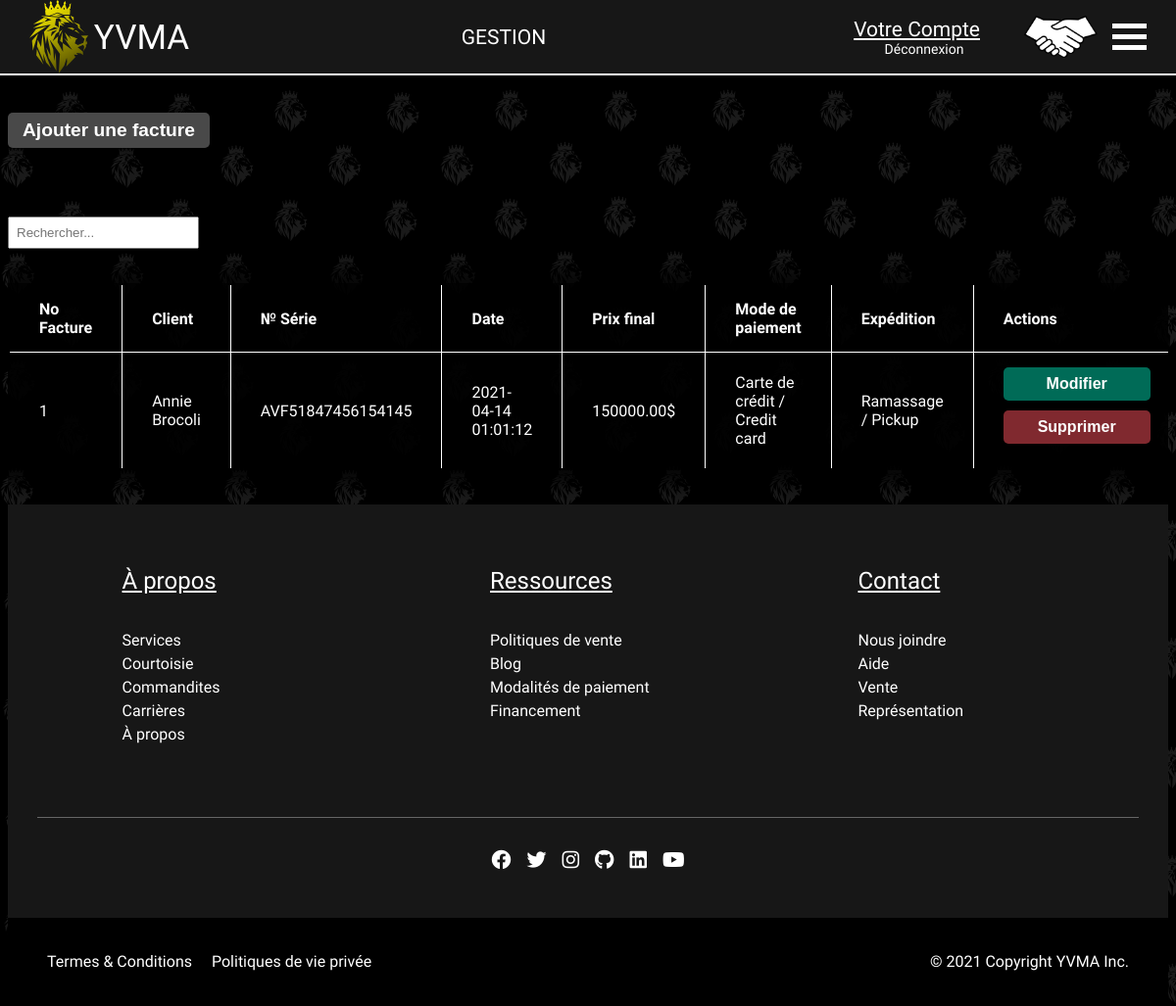
The app's page /VEHICULES_DOCCASION_INC/index.php?Commande&action=listeFactures (signed in), older data.
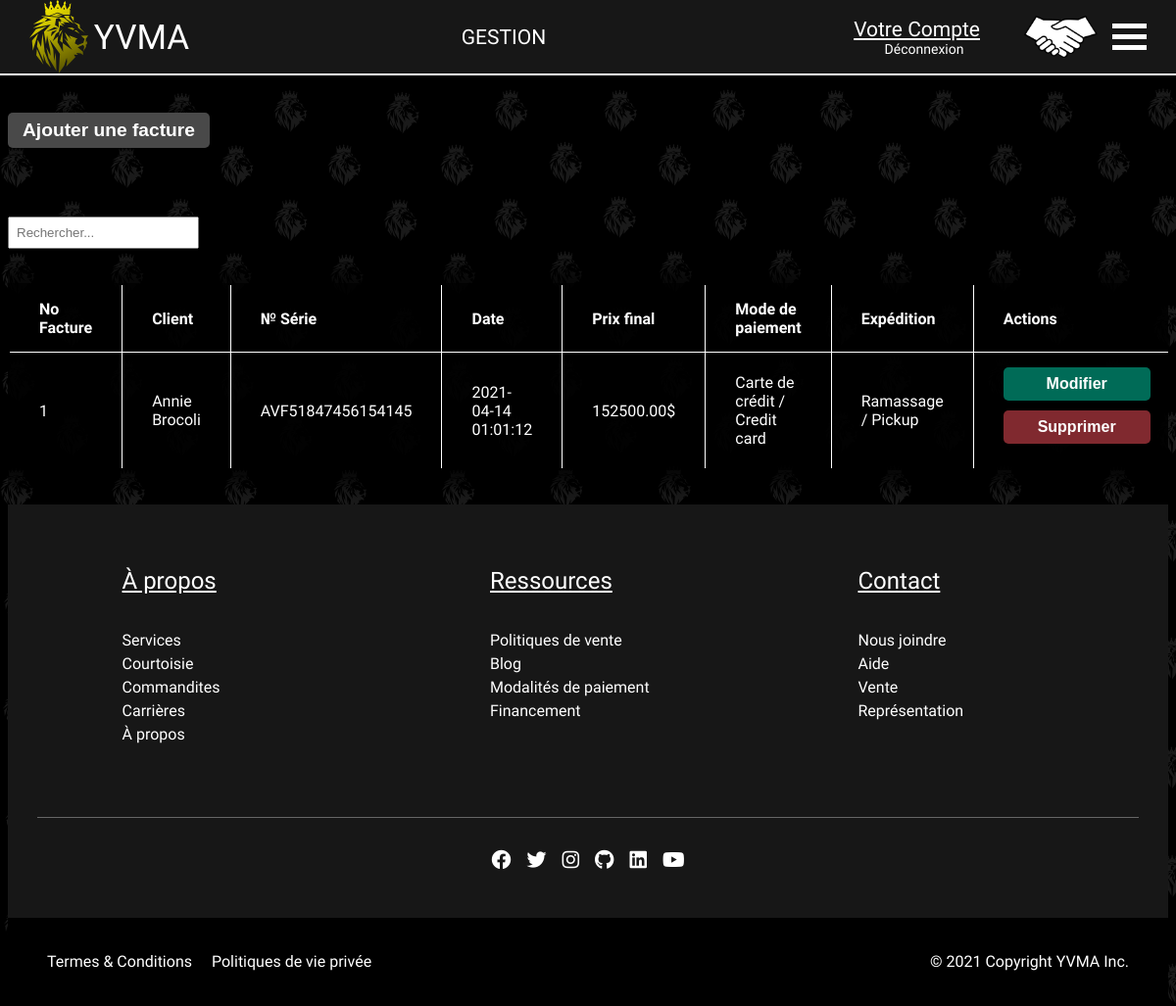
The same page, newer data.
### tables this page shows
CREATE TABLE facture (
	noFacture SMALLINT UNSIGNED,
	dateFacture DATETIME NOT NULL,
	prixFinal DECIMAL(10,2) NOT NULL,
	visibilite BOOLEAN NOT NULL,
	PRIMARY KEY (noFacture),
	FOREIGN KEY (noFacture) REFERENCES commande(noCommande)
);

CREATE TABLE utilisateur (
	idUtilisateur SMALLINT UNSIGNED AUTO_INCREMENT,
	prenom VARCHAR(50) NOT NULL,
	nom VARCHAR(50) NOT NULL,
	dateNaissance DATE NOT NULL,
	adresse VARCHAR(60) NOT NULL,
	codePostal CHAR(7) NOT NULL,
	telephone CHAR(12) NOT NULL,
	cellulaire CHAR(12),
	courriel VARCHAR(60) NOT NULL,
	pseudonyme VARCHAR(20) UNIQUE NOT NULL,
	motDePasse VARCHAR(250) NOT NULL,
	codeOubliMDP VARCHAR(250),
	dateExpirationCode DATE,
	villeId SMALLINT UNSIGNED NOT NULL,
	privilegeId SMALLINT UNSIGNED NOT NULL,
	visibilite BOOLEAN NOT NULL,
	PRIMARY KEY(idUtilisateur),
	FOREIGN KEY(villeId) REFERENCES ville(idVille),
	FOREIGN KEY(privilegeId) REFERENCES privilege(idPrivilege)
);

### VEHICULES_DOCCASION_INC/index.php (called while the page is built, shortened)
<?php
    function mon_autoloader($classe) {
        $repertoires = array(RACINE . "controleurs/",
						RACINE . "modeles/",
						RACINE . "vues/");
        foreach ($repertoires as $rep) {
            if (file_exists($rep . $classe . ".php")) {
                return;
            }
        }
    }
	Routeur::route();
?>

### VEHICULES_DOCCASION_INC/modeles/TemplateDAO.php (called while the page is built, shortened)
<?php
	abstract class TemplateDAO {
		public function __construct() {
			$this->connexion = new PDO("mysql:host=localhost;dbname=concessionnaire", "root", "");
		}
	}
?>

### VEHICULES_DOCCASION_INC/modeles/Modele_Commande.php (called while the page is built, shortened)
<?php
	class Modele_Commande extends TemplateDAO {
		public function obtenirFactures() {
			$requete = "SELECT noFacture, dateFacture, prixFinal, modePaiementNo, nomModeFR, nomModeEN,
				expeditionId, nomExpeditionFR, nomExpeditionEN, usagerId, prenom, nom, courriel, adresse,
				codePostal, telephone, pseudonyme, GROUP_CONCAT(' ', voitureId) AS voitureId FROM facture
				JOIN commande ON noFacture = noCommande JOIN commandeVoiture ON noCommande = commandeNo
				JOIN modePaiement ON modePaiementNo = idModePaiement JOIN expedition
				ON expeditionId = idExpedition JOIN utilisateur ON usagerId = idUtilisateur
				WHERE facture.visibilite = 1 AND statutId = 3 GROUP BY commandeNo";
			$resultats = $this -> connexion -> query($requete);
			$resultats -> execute();
			return $resultats -> fetchAll(PDO::FETCH_ASSOC);
		}
	}
?>

### VEHICULES_DOCCASION_INC/vues/ListeFacturesAdmin.php (the view, shortened to what this page needs)
<section class="yu-section">
    <div class="yu-table-facture yu-btn-ajouter-container">
        <button class="yu-btn-ajouter">Ajouter une facture</button>
    </div>
    <div class="yu-table-responsive">
        <table class="yu-table yu-table-facture" data-component="Pagination">
            <thead>
                <tr>
                    <th>No Facture</th>
                    <th>Client</th>
                    <th>№ Série</th>
                    <th>Date</th>
                    <th>Prix final</th>
                    <th>Mode de paiement</th>
                    <th>Expédition</th>
                    <th>Actions</th>
                </tr>
            </thead>
            <tbody>
<?php foreach ($data['factures'] as $facture) { ?>
                <tr>
                    <td data-js-noFacture><?= $facture["noFacture"] ?></td>
                    <td><?= $facture["prenom"] ?> <?= $facture["nom"] ?></td>
                    <td><?= $facture["voitureId"] ?></td>
                    <td><?= $facture["dateFacture"] ?></td>
                    <td><?= $facture["prixFinal"] ?>$</td>
                    <td><?= $facture["nomModeFR"] ?> / <?= $facture["nomModeEN"] ?></td>
                    <td><?= $facture["nomExpeditionFR"]?> / <?= $facture["nomExpeditionEN"]?></td>
                    <td><button class="yu-btn-modifier yu-btn">Modifier</button><button class="yu-btn-supprimer yu-btn">Supprimer</button></td>
                </tr>
<?php }?>
            </tbody>
        </table>
    </div>
</section>

Row changes from the older to the newer data that the page shows:
changed facture "Annie": prixFinal "150000.00" → "152500.00"
